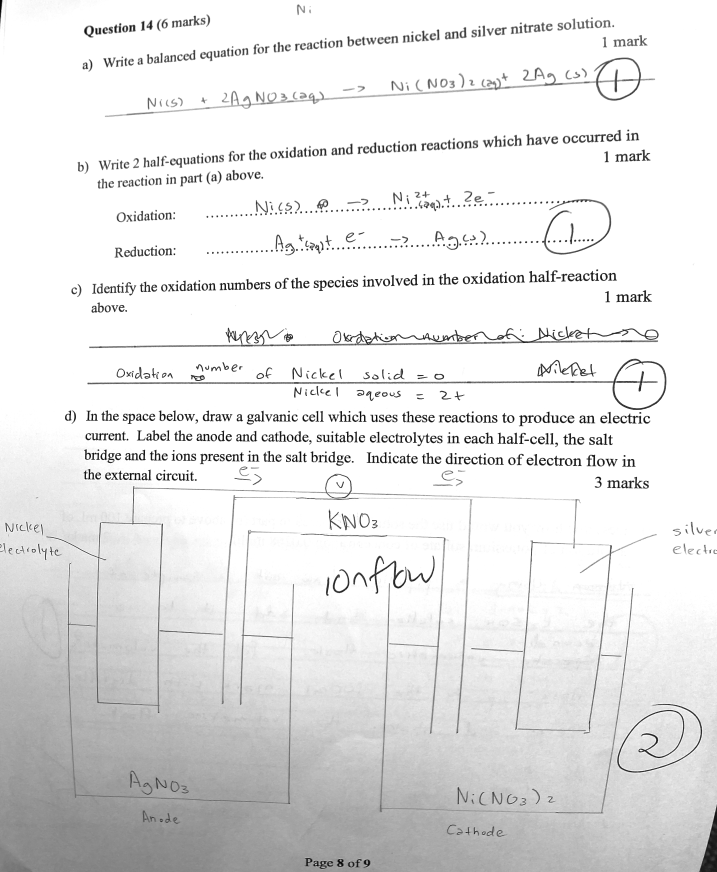
#> input picture prototypes/exam-convert/paper-analysis/paper/page-eight.jpeg, 2868 x 3488 px (shown at 1/4 size)
$ python -i image_processing.py   (imports and definitions only)
#> lines starting #> are read from the running program, lines starting #| are printed output that depends on the picture; after the words box and inside, x2 and y2 are one past the last pixel; in counts of white or black regions, pixels touching at a corner belong together
#!/usr/bin/env python3
# -*- coding: utf-8 -*-

"""
Image processing utilities for enhancing scanned exam papers
"""

import os
import cv2
import numpy as np
from PIL import Image
from pdf2image import convert_from_path
from config import Config

def preprocess_image(file_path):
    """
    Preprocess image to improve OCR accuracy

    Args:
        file_path (str): Path to image or PDF file

    Returns:
        numpy.ndarray: Preprocessed image
    """
    # Load the image or convert PDF to image
    if file_path.lower().endswith('.pdf'):
        pages = convert_from_path(file_path)
        image = np.array(pages[0])  # Use first page
    else:
        image = cv2.imread(file_path)
#> image is the input picture: shape (3488, 2868, 3); mean B, G, R 229.1, 229.1, 229.1

    # Check if image is loaded properly
    if image is None or image.size == 0:
        raise ValueError(f"Could not load image from {file_path}")

    # Apply preprocessing if enabled in config
    if Config.PREPROCESSING_ENABLED:
        # Convert to grayscale
        gray = cv2.cvtColor(image, cv2.COLOR_BGR2GRAY)

        # Apply Gaussian blur to reduce noise
        blurred = cv2.GaussianBlur(gray, (5, 5), 0)

        # Apply adaptive thresholding
        thresh = cv2.adaptiveThreshold(
            blurred,
            255,
            cv2.ADAPTIVE_THRESH_GAUSSIAN_C,
            cv2.THRESH_BINARY_INV if is_dark_form(gray) else cv2.THRESH_BINARY,
            11,
            2
        )
#> in is_dark_form, `mean_value = np.mean(gray_image)`: mean_value = 229.1
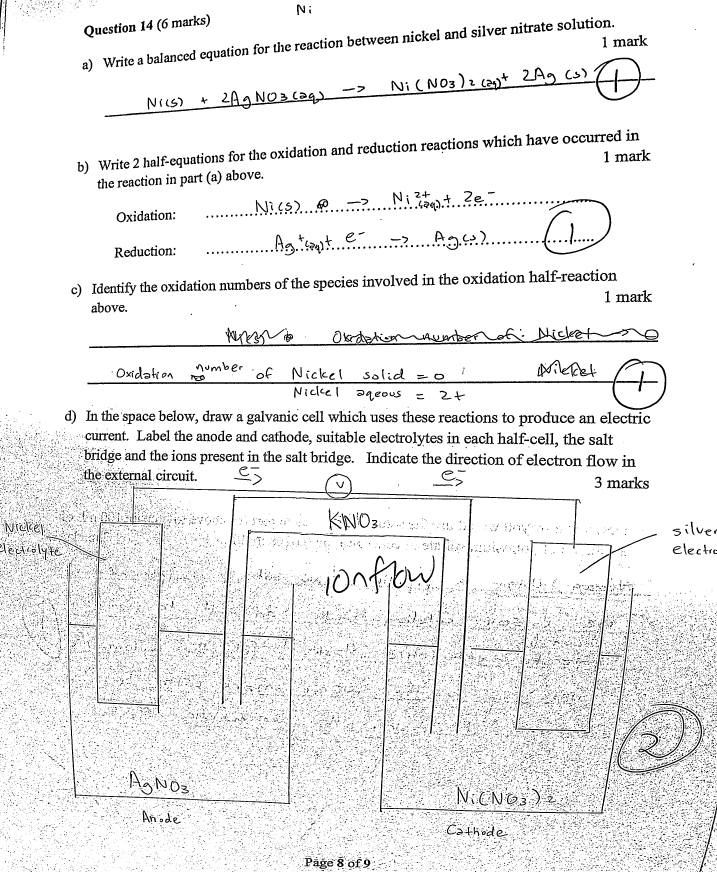
#> thresh: shape (3488, 2868) (shown at 1/4 size); 92.5% white; 44816 black regions (41385 under 20 px), largest, box (x1, y1, x2, y2) and area: (357, 1305, 2634, 1393) 28375, (349, 1435, 2665, 1640) 17701, (405, 1895, 2627, 2935) 16111

        # Invert if necessary (ensure dark text on light background)
        if is_dark_form(gray):
            thresh = cv2.bitwise_not(thresh)

        # Convert back to BGR for consistent return type
        processed = cv2.cvtColor(thresh, cv2.COLOR_GRAY2BGR)
    else:
        # Return original image if preprocessing is disabled
        processed = image

    return processed

def is_dark_form(gray_image):
    """
    Determine if the form has dark background or light background

    Args:
        gray_image: Grayscale image

    Returns:
        bool: True if the form has dark background, False otherwise
    """
    # Calculate the mean pixel value
    mean_value = np.mean(gray_image)

    # If mean value is less than 127, consider it a dark form
    return mean_value < 127

# [136 lines left out: functions deskew_image, enhance_contrast, remove_noise, detect_grid, not called in this run]

>>> result = preprocess_image('../../exam-convert/paper-analysis/paper/page-eight.jpeg')

$ run again, on prototypes/exam-convert/paper-analysis/paper/page-five.jpeg
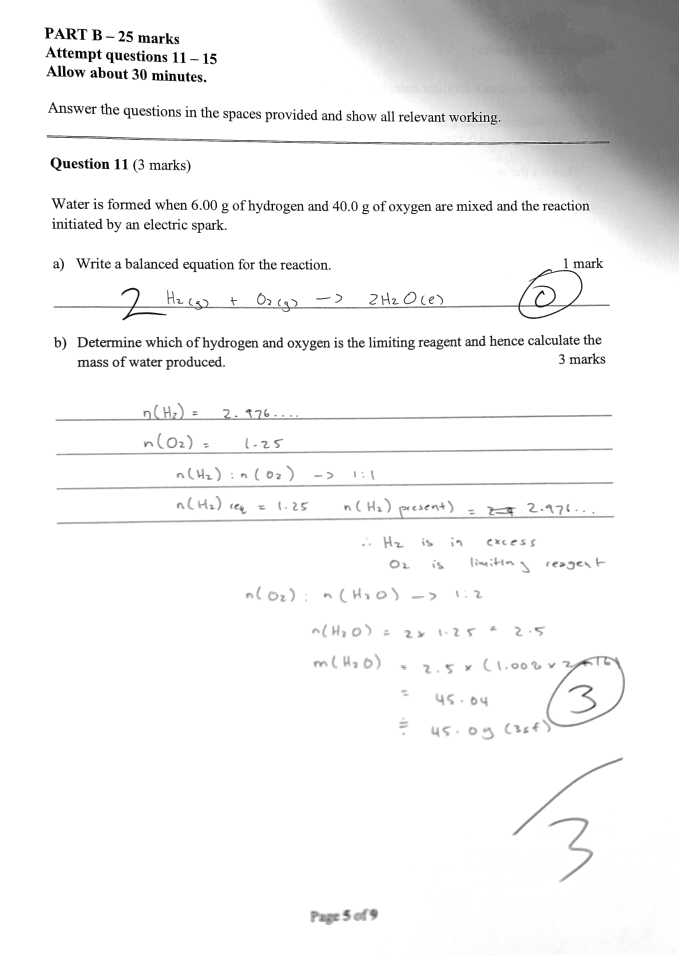
#> input picture prototypes/exam-convert/paper-analysis/paper/page-five.jpeg, 2715 x 3820 px (shown at 1/4 size)
#> in preprocess_image, image is the input picture: shape (3820, 2715, 3); mean B, G, R 241.8, 241.8, 241.8
#> mean_value = 241.8
#> in preprocess_image, `thresh = cv2.adaptiveThreshold( blurred, 255, cv2.ADAPTIVE_THRESH_GAUS..`:
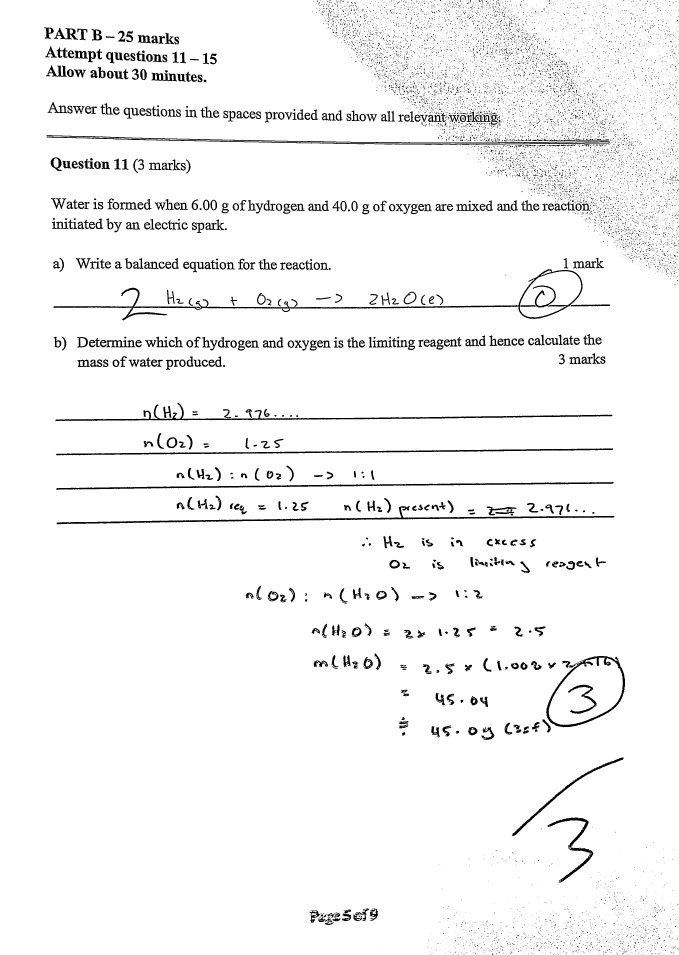
#> thresh: shape (3820, 2715) (shown at 1/4 size); 96.1% white; 13395 black regions (12440 under 20 px), largest, box (x1, y1, x2, y2) and area: (214, 1077, 2330, 1282) 19799, (226, 2024, 2458, 2097) 14917, (222, 1611, 2450, 1685) 14579

$ run again, on prototypes/exam-convert/paper-analysis/paper/page-four.jpeg
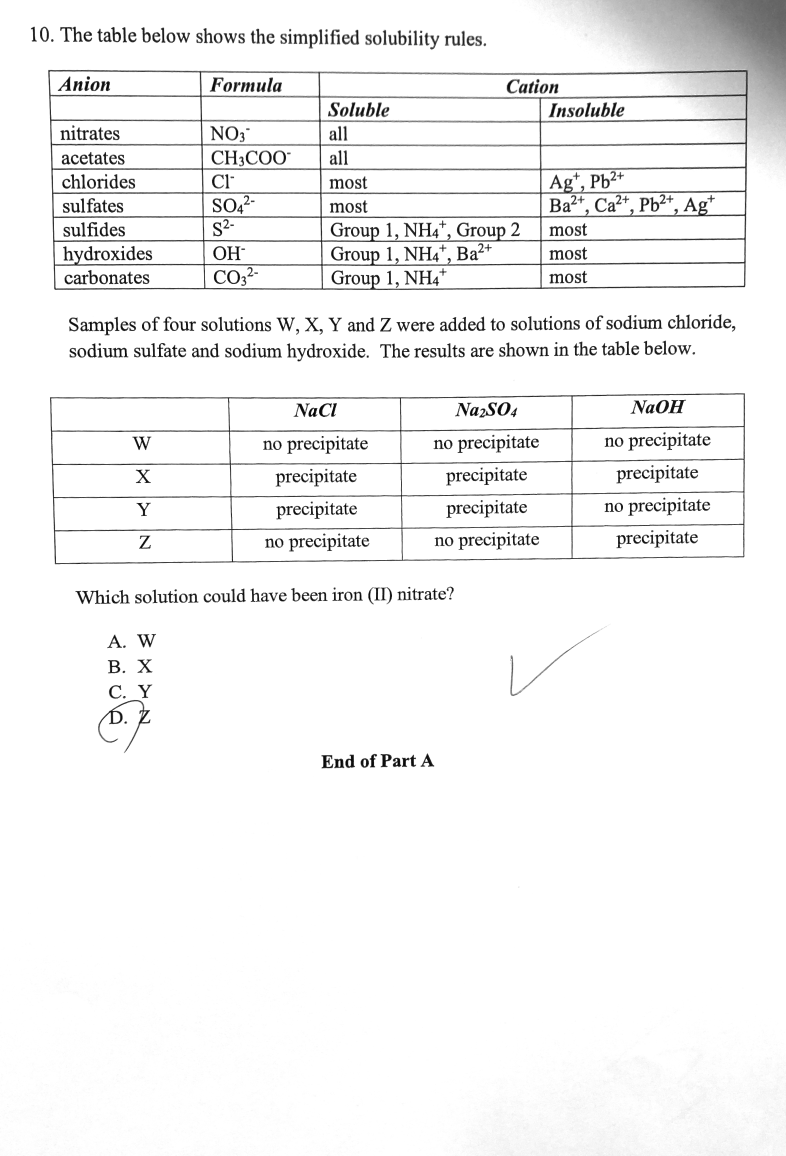
#> input picture prototypes/exam-convert/paper-analysis/paper/page-four.jpeg, 2358 x 3468 px (shown at 1/3 size)
#> in preprocess_image, image is the input picture: shape (3468, 2358, 3); mean B, G, R 243.9, 243.9, 243.9
#> mean_value = 243.9
#> in preprocess_image, `thresh = cv2.adaptiveThreshold( blurred, 255, cv2.ADAPTIVE_THRESH_GAUS..`:
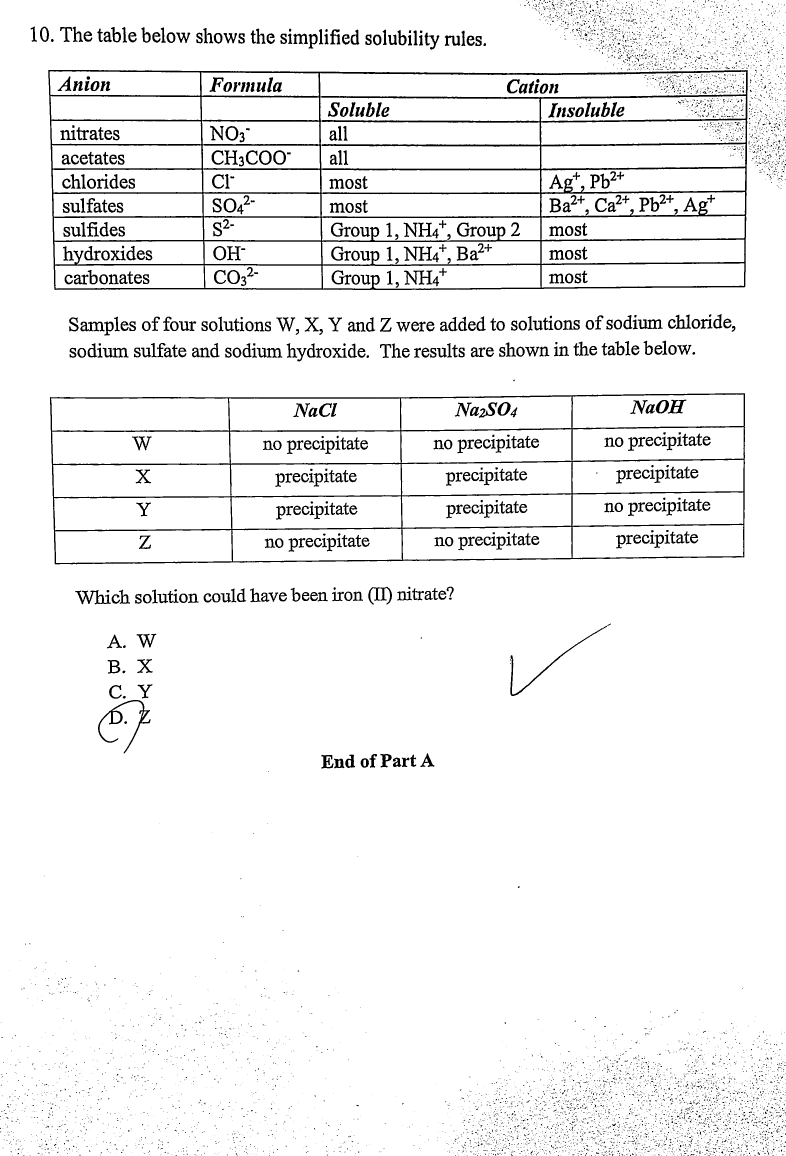
#> thresh: shape (3468, 2358) (shown at 1/3 size); 94.7% white; 8556 black regions (7797 under 20 px), largest, box (x1, y1, x2, y2) and area: (145, 210, 2244, 870) 110516, (150, 1180, 2235, 1693) 55373, (294, 2100, 452, 2260) 2813
